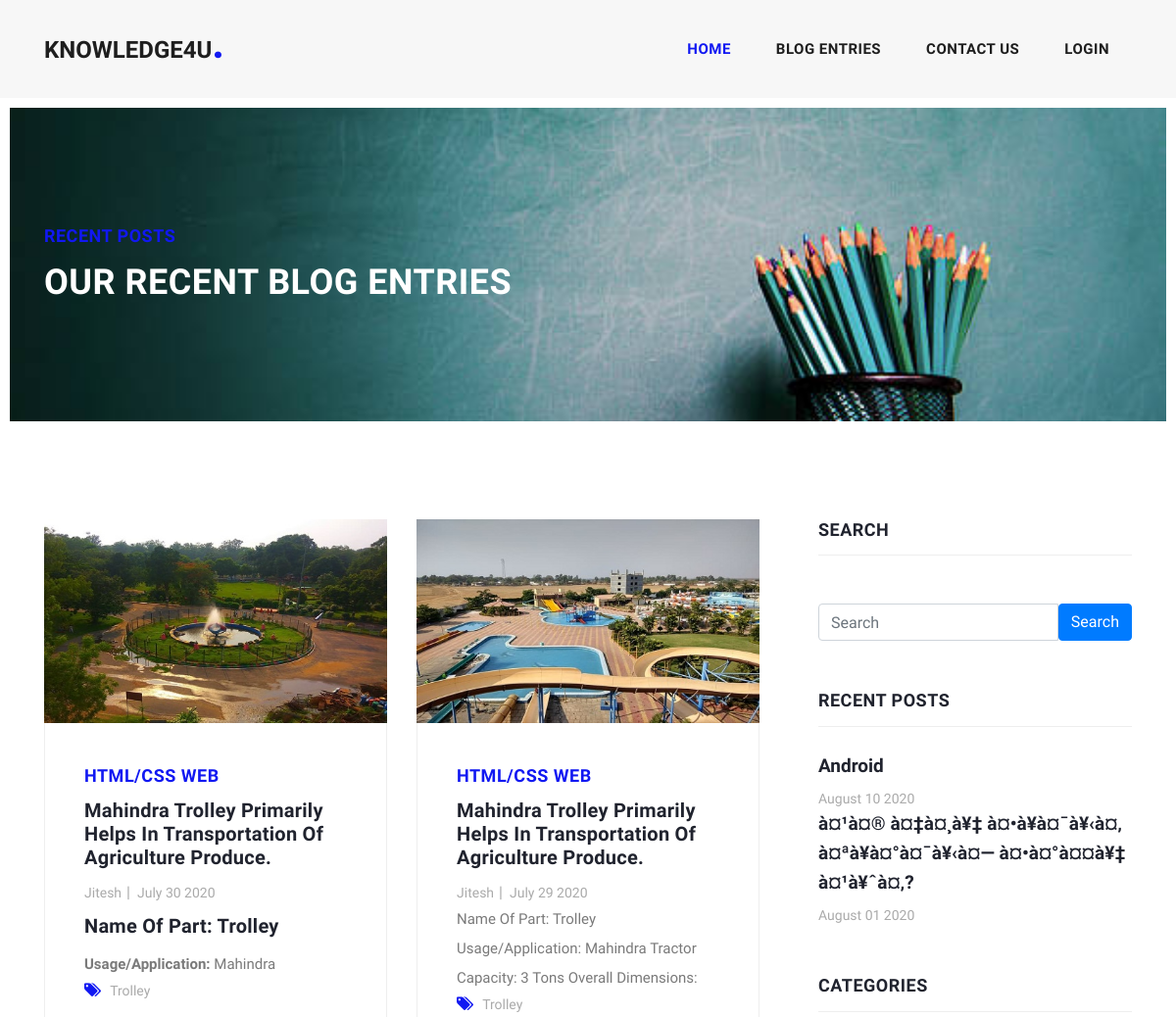
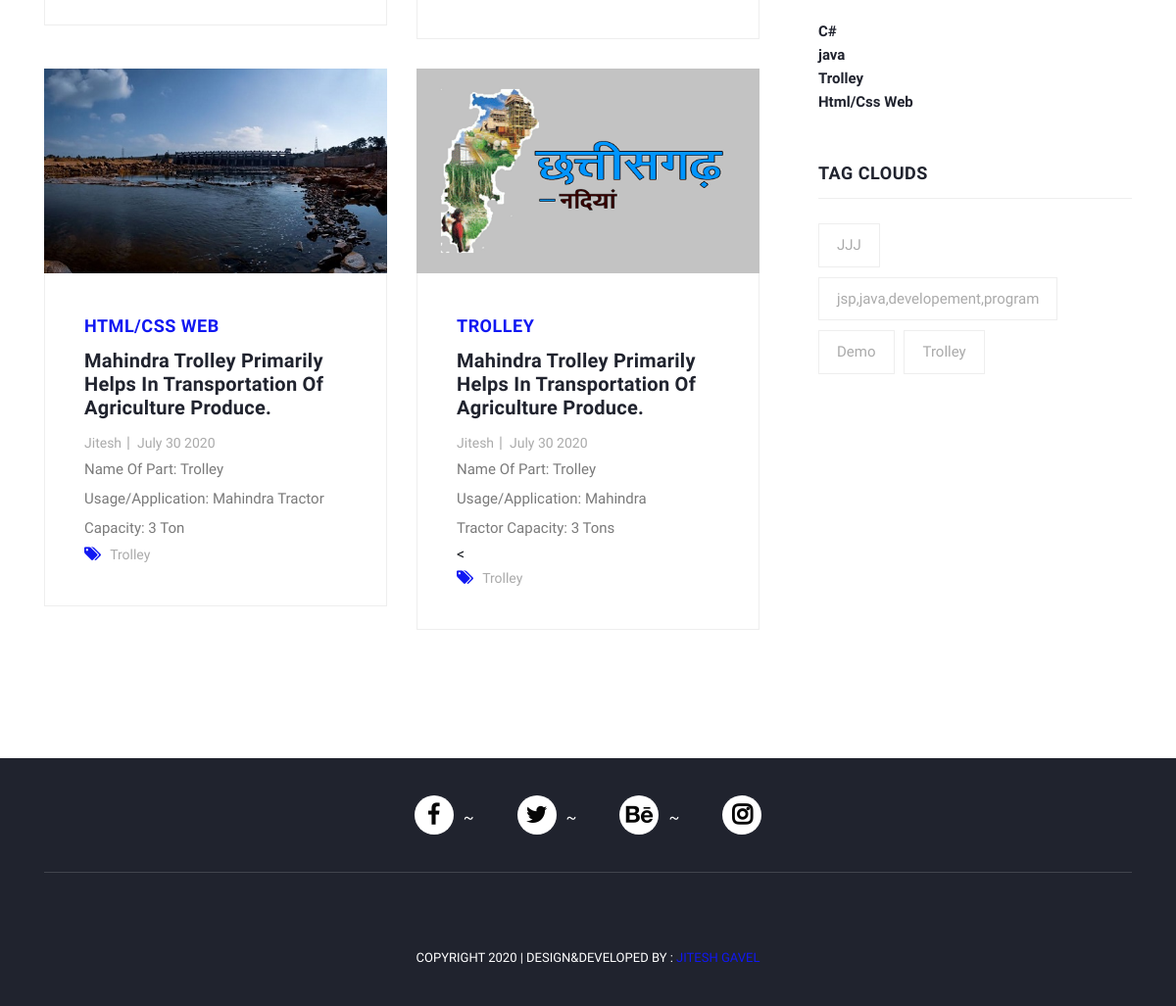
Page /tags.php?p_tag=Trolley on the committed database (2 pictures, top to bottom).
### tables this page shows
CREATE TABLE `posts` (
  `post_id` int(3) NOT NULL,
  `post_category_id` int(3) NOT NULL,
  `post_title` varchar(255) NOT NULL,
  `post_author` varchar(255) NOT NULL,
  `post_user` varchar(255) NOT NULL,
  `post_date` date NOT NULL,
  `post_image` text NOT NULL,
  `post_content` text NOT NULL,
  `post_tags` varchar(255) NOT NULL,
  `post_comment_count` varchar(255) NOT NULL,
  `post_status` varchar(255) NOT NULL DEFAULT 'draft',
  `post_views_count` int(11) NOT NULL
);

CREATE TABLE `categories` (
  `cat_id` int(11) NOT NULL,
  `cat_title` varchar(255) NOT NULL
);

### tags.php (the view, shortened to what this page needs)
<?php  include "include/header.php" ?>
<?php  include "include/nav.php" ?>
    <div class="heading-page header-text">
    <?php  include "include/banner.php" ?>
    </div>
    <section class="blog-posts grid-system">
      <div class="container">
        <div class="row">
          <div class="col-lg-8">
            <div class="all-blog-posts">
              <div class="row">
              <?php
              if(isset($_GET['p_tag']))
              $post_tags= $_GET['p_tag'];
              $query = "SELECT * FROM POSTS WHERE post_tags = '{$post_tags}' ORDER BY post_id";
              $select_all_post = mysqli_query($con,$query);
              while($row = mysqli_fetch_assoc($select_all_post))
              {
                  $post_id = $row['post_id'];
                  $post_category = $row['post_category_id'];
                  $post_title = $row['post_title'];
                  $post_author = $row['post_author'];
                  $post_date = $row['post_date'];
                  $post_image = $row['post_image'];
                  $post_content = substr($row['post_content'],0,100);
                  $post_status = $row['post_status'];
                  $post_tags = $row['post_tags'];
                  if($post_status == 'published')
                  {
              ?>
                <div class="col-lg-6">
                  <div class="blog-post">
                    <div class="blog-thumb">
                      <img src="images/<?php echo $post_image;?>" alt="">
                    </div>
                    <div class="down-content">
                    <?php
                          $query = "SELECT * FROM categories WHERE CAT_ID = {$post_category}";
                          $select_all_category = mysqli_query($con,$query);
                          $row = mysqli_fetch_array($select_all_category);
                          $post_category = $row['cat_title'];
                      ?>
                      <span><?php echo $post_category ?></span>
                      <a href="post-details.php?p_id=<?php echo $post_id ?>"><h4><?php echo $post_title ?></h4></a>
                      <ul class="post-info">
                        <li><a href="#"><?php echo $post_author ?></a></li>
                        <li><a href="#"><?php echo date('F d Y', strtotime($post_date)); ?></a></li>
                      </ul>
                      <p><?php echo $post_content ?></p>
                      <div class="post-options">
                        <div class="row">
                          <div class="col-lg-12">
                            <ul class="post-tags">
                              <li><i class="fa fa-tags"></i></li>
                              <li><a><?php echo $post_tags; ?></a></li>
                            </ul>
                          </div>
                        </div>
                      </div>
                    </div>
                  </div>
                </div>
                <?php } }?>
                <div class="col-lg-12">
              </div>
              </div>
            </div>
          </div>
          <?php  include "include/sidebar.php" ?>
        </div>
      </div>
    </section>
    <?php  include "include/footer.php" ?>

### include/header.php (shortened to what this page needs)
<!DOCTYPE html>
<html lang="en">
  <head>
    <link rel="stylesheet" href="https://maxcdn.bootstrapcdn.com/bootstrap/4.0.0/css/bootstrap.min.css">
    <link href="vendor/bootstrap/css/bootstrap.min.css" rel="stylesheet">
    <link rel="stylesheet" href="assets/css/fontawesome.css">
    <link rel="stylesheet" href="assets/css/owl.css">
    <link rel="stylesheet" href="assets/css/templatemo-stand-blog.css">
    <link href="https://stackpath.bootstrapcdn.com/font-awesome/4.7.0/css/font-awesome.min.css" rel="stylesheet">
  </head>
  <body>

### include/nav.php (shortened to what this page needs)
<header class="">
  <nav class="navbar navbar-expand-lg">
    <div class="container">
      <a class="navbar-brand" href="index.php"><h2>knowledge4u<em>.</em></h2></a>
      <div class="collapse navbar-collapse" id="navbarResponsive">
        <ul class="navbar-nav ml-auto">
          <li class="nav-item active">
            <a class="nav-link" href="index.php">Home
            </a>
          </li>
          <li class="nav-item">
            <a class="nav-link" href="blog.php">Blog Entries</a>
          </li>
          <li class="nav-item">
            <a class="nav-link" href="contact.php">Contact Us</a>
          </li>
          <li class="nav-item">
             <a href=""  class="nav-link"    data-toggle="modal" data-target="#exampleModalCenter">Login</a>
          </li>
        </ul>
      </div>
    </div>
  </nav>
</header>

### include/banner.php
<section id="content-desktop" class="page-heading">
        <div   class="container bg-leight ">
          <div class="row">
            <div class="col-lg-12 ">
              <div class="text-content">
                <h4>Recent Posts</h4>
                <h2>Our Recent Blog Entries</h2>
              </div>
            </div>
          </div>
        </div>
      </section>

### include/sidebar.php (shortened to what this page needs)
<div class="col-lg-4">
            <div class="sidebar">
              <div class="row">
                <div class="col-lg-12">
                <div class="well">
                  <div class="sidebar-heading">
                      <h2>Search</h2>
                    </div>
                  <br>
                  <form action="include/login.php" method="POST">
                  <div class="input-group">
                      <input type="text" name="password" class="form-control"  placeholder="Search ">
                      <span class="input-group-btn">
                          <button class="btn btn-primary" name="login" type="submit">Search</button>
                      </span>
                  </div>
                      </form>
              </div>
                </div>
                <div class="col-lg-12">
                  <div class="sidebar-item recent-posts">
                    <div class="sidebar-heading">
                      <h2>Recent Posts</h2>
                    </div>
                    <?php
                      $query = "SELECT * FROM posts ORDER BY post_id DESC limit 3";
                      $select_all_post = mysqli_query($con,$query);
                      while($row = mysqli_fetch_assoc($select_all_post))
                      {
                          $post_id = $row['post_id'];
                          $post_title = $row['post_title'];
                          $post_date = $row['post_date'];
                          $post_status = $row['post_status'];
                          if($post_status == 'published')
                          {
                      ?>
                    <div class="content">
                      <ul>
                        <li><a href="post-details.php?p_id=<?php echo $post_id ?>">
                          <h5><?php echo $post_title ?></h5>
                          <span><?php echo date('F d Y', strtotime($post_date)); ?></span>
                        </a></li>
                      </ul>
                    </div>
                    <?php } }?>
                  </div>
                </div>
                <div class="col-lg-12">
                  <div class="sidebar-item categories">
                    <div class="sidebar-heading">
                      <h2>Categories</h2>
                    </div>
                    <div class="content">
                    <?php
                    $query = "SELECT * FROM categories  ORDER BY cat_id DESC limit 7";
                    $select_all_categories = mysqli_query($con,$query);
                    while($row = mysqli_fetch_assoc($select_all_categories))
                    {
                        $cat_id = $row['cat_id'];
                        $cat_title = $row['cat_title'];
                    ?>
                      <ul>
                        <li><a href="categories.php?p_id=<?php echo $cat_id; ?>"><?php echo $cat_title ?></a></li>
                      </ul>
                      <?php } ?>
                    </div>
                  </div>
                </div>
                <div class="col-lg-12">
                  <div class="sidebar-item tags">
                    <div class="sidebar-heading">
                      <h2>Tag Clouds</h2>
                    </div>
                    <div class="content">
                      <ul>
                      <?php
                        $query = "SELECT DISTINCT post_tags FROM posts  ORDER BY post_id DESC limit 20";
                        $select_all_post = mysqli_query($con,$query);
                        while($row = mysqli_fetch_assoc($select_all_post))
                        {
                            $post_tags = $row['post_tags'];
                        ?>
                        <li><a href="tags.php?p_tag=<?php echo $post_tags; ?>"><?php echo $post_tags; ?></a></li>
                        <?php } ?>
                      </ul>
                    </div>
                  </div>
                </div>
              </div>
            </div>
          </div>

### include/footer.php (shortened to what this page needs)
<footer class="page-footer font-small  darken-3">
      <div class="container">
        <div class="row">
        <div class="col-md-12 py-2">
        <div class="mb-5 flex-center ">
          <ul class="social-icons">
       <li> <a href="#" class="h4" ><i class="fa fa-facebook  "></i></a></li>
       <li>  <a href="#" class="h4"><i class="fa fa-twitter   "></i></a></li>
       <li>  <a href="#" class="h4"><i class="fa fa-behance   "></i></a></li>
       <li>  <a href="#" class="h4"><i class="fa fa-instagram font-weight-bold" ></i></a></li>
        </ul>
        </div>
      </div>
          <div class="col-lg-12">
            <div class="footer-copyright text-center py-1">
              <p>Copyright 2020
                 | Design&Developed By : <a rel="nofollow" href="https://jiteshgavel.in" target="_blank">Jitesh Gavel</a></p>
            </div>
          </div>
        </div>
      </div>
    </footer>
  </body>
</html>

### rows in the picture
posts: post_image (picture), categories.cat_title "HTML/CSS WEB", post_title "Mahindra Trolley Primarily Helps In Transportation Of Agriculture Produce.", post_author "Jitesh", post_date "July 30 2020", post_content "Name Of Part: Trolley Usage/Application: Mahindra", post_tags "Trolley"
posts: post_image (picture), categories.cat_title "HTML/CSS WEB", post_title "Mahindra Trolley Primarily Helps In Transportation Of Agriculture Produce.", post_author "Jitesh", post_date "July 29 2020", post_content "Name Of Part: Trolley Usage/Application: Mahindra Tractor Capacity: 3 Tons Overall Dimensions:", post_tags "Trolley"
posts: post_image (picture), categories.cat_title "HTML/CSS WEB", post_title "Mahindra Trolley Primarily Helps In Transportation Of Agriculture Produce.", post_author "Jitesh", post_date "July 30 2020", post_content "Name Of Part: Trolley Usage/Application: Mahindra Tractor Capacity: 3 Ton", post_tags "Trolley"
posts: post_image (picture), categories.cat_title "TROLLEY", post_title "Mahindra Trolley Primarily Helps In Transportation Of Agriculture Produce.", post_author "Jitesh", post_date "July 30 2020", post_content "Name Of Part: Trolley Usage/Application: Mahindra Tractor Capacity: 3 Tons <", post_tags "Trolley"
posts: post_title "Android", post_date "August 10 2020"
posts: post_title "à¤¹à¤® à¤‡à¤¸à¥‡ à¤•à¥à¤¯à¥‹à¤‚ à¤ªà¥à¤°à¤¯à¥‹à¤— à¤•à¤°à¤¤à¥‡ à¤¹à¥ˆà¤‚?", post_date "August 01 2020"
categories: cat_title "C#"
categories: cat_title "java"
categories: cat_title "Trolley"
categories: cat_title "Html/Css Web"

### other values in the picture
$post_tags "JJJ"
$post_tags "jsp,java,developement,program"
$post_tags "Demo"
$post_tags "Trolley"
